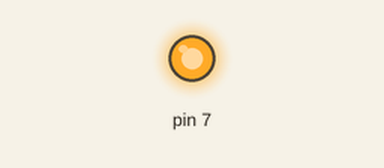
Recording of a sketch running on a simulated Arduino Uno, built with avr-gcc and run on an emulated ATmega328P. On the bench: output pins drawn as LEDs (lit = HIGH).

Above: at 0.1 s.
Timing chart, 0 to 1.6 s (numbered marks = the images above):
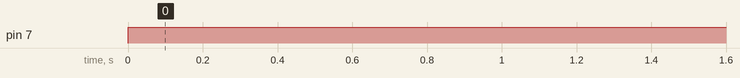

The sketch:

led2test.ino
```cpp
void setup() {
   pinMode(7,OUTPUT);

}

void loop() {
  // put your main code here, to run repeatedly:
digitalWrite(7,1);
}
```

Measured:
- by itself, pin 7: LOW → HIGH at 0.00 s
